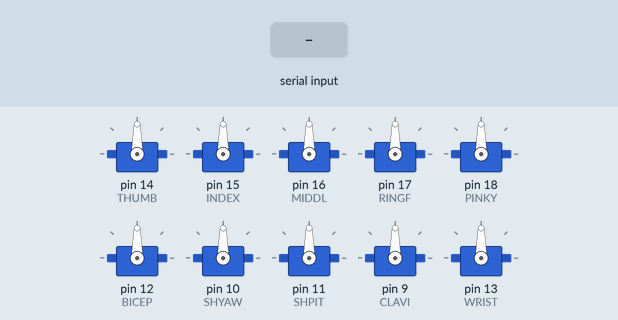
Simulated run of this sketch. Board: Arduino Uno, built with avr-gcc and run on an emulated ATmega328P. Shown: 10 × servo. The test bench sets the inputs (shaded band).

Above: at 1.2 s.
1.3 s: byte 30 received over Serial
At 1.6 s:
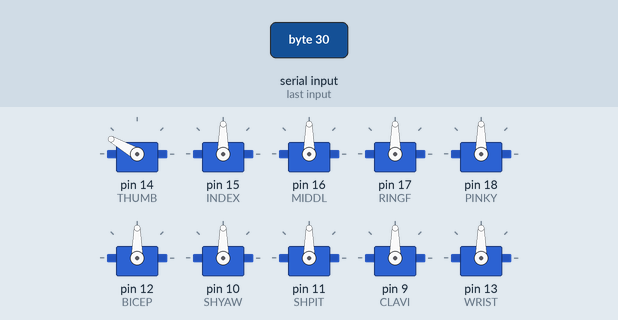
2.8 s: byte 120 received over Serial
At 4.0 s:
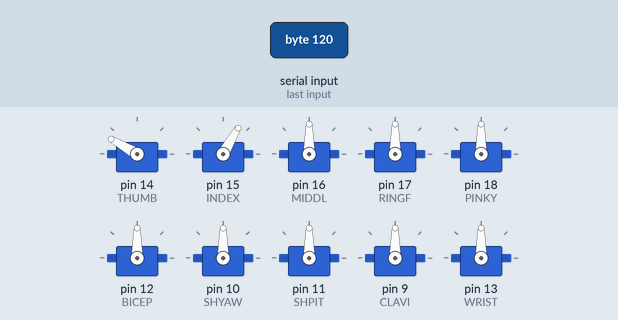
4.3 s: byte 30 received over Serial
At 5.1 s:
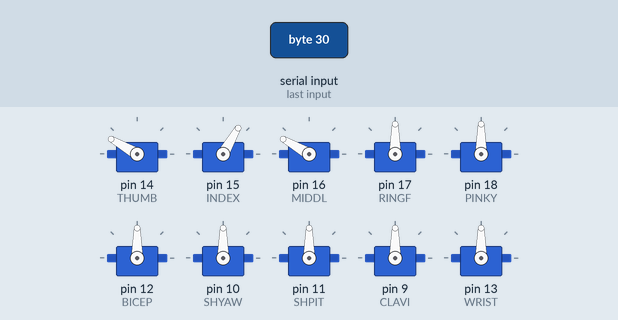
5.8 s: byte 120 received over Serial
At 6.2 s:
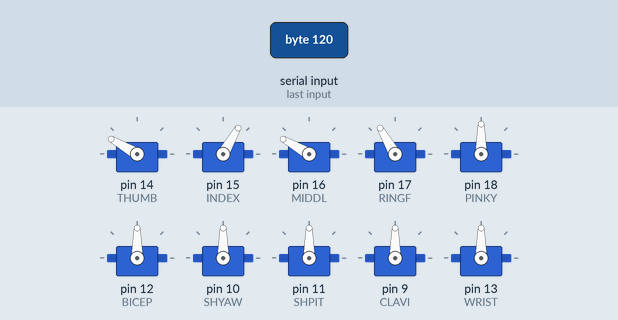
Timing chart, 0 to 8.3 s (numbered marks = the images above; inputs shaded):
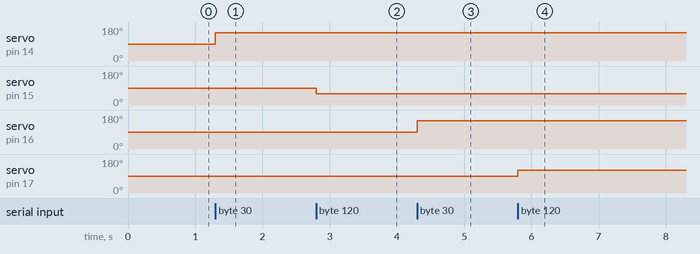

The sketch:

armTest.ino
```cpp
#include <Servo.h>

const int NUMBER_OF_SERVOS = 10;

const int THUMB = 14;
const int INDEX = 15;
const int MIDDL = 16;
const int RINGF = 17;
const int PINKY = 18;

const int CLAVI =  9;
const int SHYAW = 10;
const int SHPIT = 11;
const int BICEP = 12;
const int WRIST = 13;

Servo allServos[NUMBER_OF_SERVOS];

int incomingByte = 0;

void setup() {
  Serial.begin(115200);
  allServos[0].attach(THUMB);
  allServos[1].attach(INDEX);
  allServos[2].attach(MIDDL);
  allServos[3].attach(RINGF);
  allServos[4].attach(PINKY);
  allServos[5].attach(BICEP);
  allServos[6].attach(SHYAW);
  allServos[7].attach(SHPIT);
  allServos[8].attach(CLAVI);
  allServos[9].attach(WRIST);
}

void loop() {
  int count = 0;
  int i;

  for (i = 0; i < NUMBER_OF_SERVOS; i++) {

    /* wait for byte and read it */
    while(Serial.available() == 0);
    incomingByte = Serial.read();

    /*
      will get a number between 0 and 180 for fingers, 0 is open and 180 is closed
      thumb, index and middle are connected backwards
      the Leap reader will take care of the values for the arm servos
    */
    if (i == 0 || i == 1 || i == 2) {
      allServos[i].write(180 - incomingByte);
    } else {
      allServos[i].write(incomingByte);
    }
  }
}
```

Measured:
- after the input at 1.3 s, servo on pin 14 (THUMB): 90° → 150° at once
- after the input at 2.8 s, servo on pin 15 (INDEX): 90° → 60° at once
- after the input at 4.3 s, servo on pin 16 (MIDDL): 90° → 150° at once
- after the input at 5.8 s, servo on pin 17 (RINGF): 90° → 120° at once
